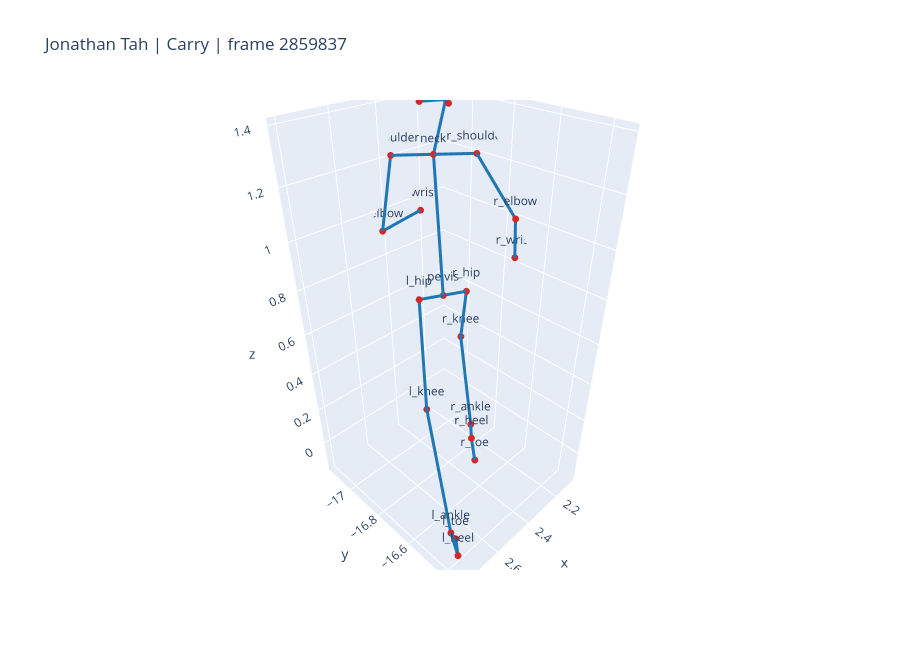
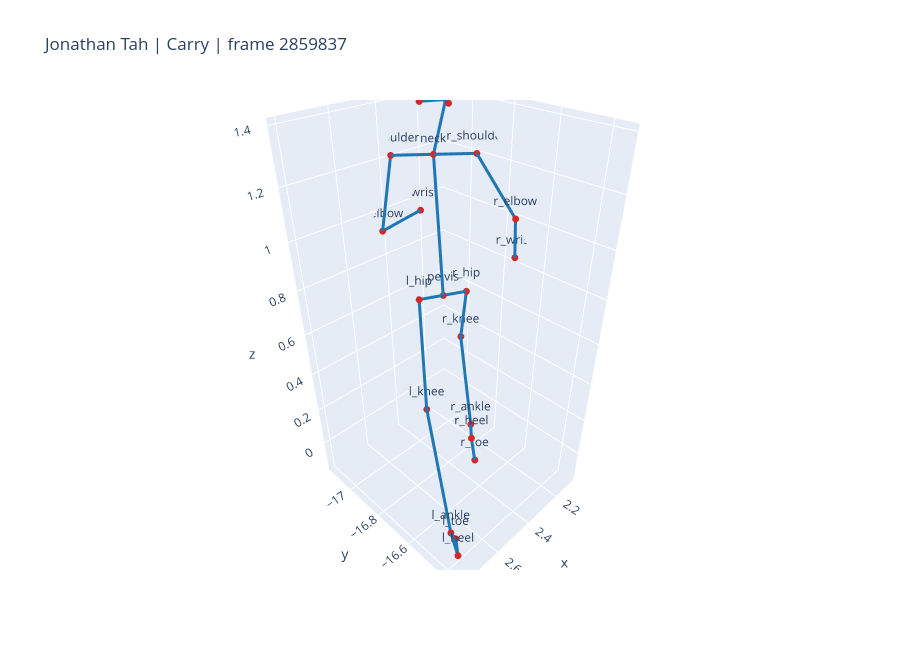

These figures' notebook cell, in order:
### Code cell
def pose_for_scene(scene_row, frame_position: str = "middle"):
    scene = extract_scene(scene_row.to_dict() if hasattr(scene_row, "to_dict") else dict(scene_row))
    if scene is None:
        raise ValueError("No skeleton data found for this scene")
    if frame_position == "start":
        idx = 0
    elif frame_position == "end":
        idx = -1
    else:
        idx = len(scene["poses"]) // 2
    pose = fill_nan_sequence(scene["poses"])[idx]
    frame_number = int(scene["frames"][idx])
    return pose, frame_number


def plot_pose_3d(scene_row, frame_position: str = "middle"):
    pose, frame_number = pose_for_scene(scene_row, frame_position=frame_position)
    title = f"{scene_row['player_name']} | {scene_row['event_type']} | frame {frame_number}"
    if go is None:
        import matplotlib.pyplot as plt
        fig = plt.figure(figsize=(7, 7))
        ax = fig.add_subplot(111, projection="3d")
        ax.scatter(pose[:, 0], pose[:, 1], pose[:, 2])
        for a, b in BONES:
            p1, p2 = pose[a - 1], pose[b - 1]
            ax.plot([p1[0], p2[0]], [p1[1], p2[1]], [p1[2], p2[2]], color="black")
        ax.set_title(title)
        return fig

    traces = []
    for a, b in BONES:
        p1, p2 = pose[a - 1], pose[b - 1]
        traces.append(go.Scatter3d(
            x=[p1[0], p2[0]], y=[p1[1], p2[1]], z=[p1[2], p2[2]],
            mode="lines", line={"width": 6, "color": "#1f77b4"}, showlegend=False,
        ))
    traces.append(go.Scatter3d(
        x=pose[:, 0], y=pose[:, 1], z=pose[:, 2],
        mode="markers+text",
        marker={"size": 4, "color": "#d62728"},
        text=[PART_NAMES[i] for i in range(1, 22)],
        textposition="top center",
        showlegend=False,
    ))
    fig = go.Figure(data=traces)
    fig.update_layout(
        title=title,
        scene={"aspectmode": "data", "xaxis_title": "x", "yaxis_title": "y", "zaxis_title": "z"},
        height=650,
    )
    fig.show()
    return fig


best_scene = ranked_scenes.iloc[0]
plot_pose_3d(best_scene)

### Figure 1 — Plotly figure (JSON) as saved in the notebook; plotly's stock layout.template omitted (floating-point values rounded to 4 significant figures)
{"data": [{"line": {"color": "#1f77b4", "width": 6}, "mode": "lines", "showlegend": false, "type": "scatter3d", "x": [2.405, 2.257], "y": [-16.82, -17.02], "z": [0.7476, 1.215]}, {"line": {"color": "#1f77b4", "width": 6}, "mode": "lines", "showlegend": false, "type": "scatter3d", "x": [2.257, 2.091], "y": [-17.02, -17.12], "z": [1.215, 1.366]}, {"line": {"color": "#1f77b4", "width": 6}, "mode": "lines", "showlegend": false, "type": "scatter3d", "x": [2.091, 2.213], "y": [-17.12, -17.14], "z": [1.366, 1.376]}, {"line": {"color": "#1f77b4", "width": 6}, "mode": "lines", "showlegend": false, "type": "scatter3d", "x": [2.091, 2.155], "y": [-17.12, -17.04], "z": [1.366, 1.376]}, {"line": {"color": "#1f77b4", "width": 6}, "mode": "lines", "showlegend": false, "type": "scatter3d", "x": [2.257, 2.367], "y": [-17.02, -17.14], "z": [1.215, 1.209]}, {"line": {"color": "#1f77b4", "width": 6}, "mode": "lines", "showlegend": false, "type": "scatter3d", "x": [2.367, 2.445], "y": [-17.14, -17.12], "z": [1.209, 0.9326]}, {"line": {"color": "#1f77b4", "width": 6}, "mode": "lines", "showlegend": false, "type": "scatter3d", "x": [2.445, 2.244], "y": [-17.12, -17.12], "z": [0.9326, 0.9604]}, {"line": {"color": "#1f77b4", "width": 6}, "mode": "lines", "showlegend": false, "type": "scatter3d", "x": [2.257, 2.144], "y": [-17.02, -16.9], "z": [1.215, 1.219]}, {"line": {"color": "#1f77b4", "width": 6}, "mode": "lines", "showlegend": false, "type": "scatter3d", "x": [2.144, 2.178], "y": [-16.9, -16.67], "z": [1.219, 1.039]}, {"line": {"color": "#1f77b4", "width": 6}, "mode": "lines", "showlegend": false, "type": "scatter3d", "x": [2.178, 2.123], "y": [-16.67, -16.71], "z": [1.039, 0.8491]}, {"line": {"color": "#1f77b4", "width": 6}, "mode": "lines", "showlegend": false, "type": "scatter3d", "x": [2.405, 2.491], "y": [-16.82, -16.87], "z": [0.7476, 0.7471]}, {"line": {"color": "#1f77b4", "width": 6}, "mode": "lines", "showlegend": false, "type": "scatter3d", "x": [2.491, 2.591], "y": [-16.87, -16.73], "z": [0.7471, 0.3345]}, {"line": {"color": "#1f77b4", "width": 6}, "mode": "lines", "showlegend": false, "type": "scatter3d", "x": [2.591, 2.771], "y": [-16.73, -16.41], "z": [0.3345, 0.0235]}, {"line": {"color": "#1f77b4", "width": 6}, "mode": "lines", "showlegend": false, "type": "scatter3d", "x": [2.771, 2.808], "y": [-16.41, -16.34], "z": [0.0235, -0.0052]}, {"line": {"color": "#1f77b4", "width": 6}, "mode": "lines", "showlegend": false, "type": "scatter3d", "x": [2.808, 2.699], "y": [-16.34, -16.46], "z": [-0.0052, -0.1302]}, {"line": {"color": "#1f77b4", "width": 6}, "mode": "lines", "showlegend": false, "type": "scatter3d", "x": [2.405, 2.32], "y": [-16.82, -16.78], "z": [0.7476, 0.748]}, {"line": {"color": "#1f77b4", "width": 6}, "mode": "lines", "showlegend": false, "type": "scatter3d", "x": [2.32, 2.202], "y": [-16.78, -16.92], "z": [0.748, 0.4014]}, {"line": {"color": "#1f77b4", "width": 6}, "mode": "lines", "showlegend": false, "type": "scatter3d", "x": [2.202, 2.427], "y": [-16.92, -16.64], "z": [0.4014, 0.201]}, {"line": {"color": "#1f77b4", "width": 6}, "mode": "lines", "showlegend": false, "type": "scatter3d", "x": [2.427, 2.481], "y": [-16.64, -16.58], "z": [0.201, 0.1979]}, {"line": {"color": "#1f77b4", "width": 6}, "mode": "lines", "showlegend": false, "type": "scatter3d", "x": [2.481, 2.421], "y": [-16.58, -16.61], "z": [0.1979, -0.0015]}, {"line": {"color": "#1f77b4", "width": 6}, "mode": "lines", "showlegend": false, "type": "scatter3d", "x": [2.491, 2.32], "y": [-16.87, -16.78], "z": [0.7471, 0.748]}, {"line": {"color": "#1f77b4", "width": 6}, "mode": "lines", "showlegend": false, "type": "scatter3d", "x": [2.367, 2.144], "y": [-17.14, -16.9], "z": [1.209, 1.219]}, {"marker": {"color": "#d62728", "size": 4}, "mode": "markers+text", "showlegend": false, "text": ["l_ear", "nose", "r_ear", "l_shoulder", "neck", "r_shoulder", "l_elbow", "r_elbow", "l_wrist", "r_wrist", "l_hip", "pelvis", "r_hip", "l_knee", "r_knee", "l_ankle", "r_ankle", "l_heel", "l_toe", "r_heel", "r_toe"], "textposition": "top center", "type": "scatter3d", "x": [2.213, 2.091, 2.155, 2.367, 2.257, 2.144, 2.445, 2.178, 2.244, 2.123, 2.491, 2.405, 2.32, 2.591, 2.202, 2.771, 2.427, 2.808, 2.699, 2.481, 2.421], "y": [-17.14, -17.12, -17.04, -17.14, -17.02, -16.9, -17.12, -16.67, -17.12, -16.71, -16.87, -16.82, -16.78, -16.73, -16.92, -16.41, -16.64, -16.34, -16.46, -16.58, -16.61], "z": [1.376, 1.366, 1.376, 1.209, 1.215, 1.219, 0.9326, 1.039, 0.9604, 0.8491, 0.7471, 0.7476, 0.748, 0.3345, 0.4014, 0.0235, 0.201, -0.0052, -0.1302, 0.1979, -0.0015]}], "layout": {"height": 650, "scene": {"aspectmode": "data", "xaxis": {"title": {"text": "x"}}, "yaxis": {"title": {"text": "y"}}, "zaxis": {"title": {"text": "z"}}}, "title": {"text": "Jonathan Tah | Carry | frame 2859837"}}}

### Figure 2 — Plotly figure (JSON) as saved in the notebook; plotly's stock layout.template omitted (floating-point values rounded to 4 significant figures)
{"data": [{"line": {"color": "#1f77b4", "width": 6}, "mode": "lines", "showlegend": false, "type": "scatter3d", "x": [2.405, 2.257], "y": [-16.82, -17.02], "z": [0.7476, 1.215]}, {"line": {"color": "#1f77b4", "width": 6}, "mode": "lines", "showlegend": false, "type": "scatter3d", "x": [2.257, 2.091], "y": [-17.02, -17.12], "z": [1.215, 1.366]}, {"line": {"color": "#1f77b4", "width": 6}, "mode": "lines", "showlegend": false, "type": "scatter3d", "x": [2.091, 2.213], "y": [-17.12, -17.14], "z": [1.366, 1.376]}, {"line": {"color": "#1f77b4", "width": 6}, "mode": "lines", "showlegend": false, "type": "scatter3d", "x": [2.091, 2.155], "y": [-17.12, -17.04], "z": [1.366, 1.376]}, {"line": {"color": "#1f77b4", "width": 6}, "mode": "lines", "showlegend": false, "type": "scatter3d", "x": [2.257, 2.367], "y": [-17.02, -17.14], "z": [1.215, 1.209]}, {"line": {"color": "#1f77b4", "width": 6}, "mode": "lines", "showlegend": false, "type": "scatter3d", "x": [2.367, 2.445], "y": [-17.14, -17.12], "z": [1.209, 0.9326]}, {"line": {"color": "#1f77b4", "width": 6}, "mode": "lines", "showlegend": false, "type": "scatter3d", "x": [2.445, 2.244], "y": [-17.12, -17.12], "z": [0.9326, 0.9604]}, {"line": {"color": "#1f77b4", "width": 6}, "mode": "lines", "showlegend": false, "type": "scatter3d", "x": [2.257, 2.144], "y": [-17.02, -16.9], "z": [1.215, 1.219]}, {"line": {"color": "#1f77b4", "width": 6}, "mode": "lines", "showlegend": false, "type": "scatter3d", "x": [2.144, 2.178], "y": [-16.9, -16.67], "z": [1.219, 1.039]}, {"line": {"color": "#1f77b4", "width": 6}, "mode": "lines", "showlegend": false, "type": "scatter3d", "x": [2.178, 2.123], "y": [-16.67, -16.71], "z": [1.039, 0.8491]}, {"line": {"color": "#1f77b4", "width": 6}, "mode": "lines", "showlegend": false, "type": "scatter3d", "x": [2.405, 2.491], "y": [-16.82, -16.87], "z": [0.7476, 0.7471]}, {"line": {"color": "#1f77b4", "width": 6}, "mode": "lines", "showlegend": false, "type": "scatter3d", "x": [2.491, 2.591], "y": [-16.87, -16.73], "z": [0.7471, 0.3345]}, {"line": {"color": "#1f77b4", "width": 6}, "mode": "lines", "showlegend": false, "type": "scatter3d", "x": [2.591, 2.771], "y": [-16.73, -16.41], "z": [0.3345, 0.0235]}, {"line": {"color": "#1f77b4", "width": 6}, "mode": "lines", "showlegend": false, "type": "scatter3d", "x": [2.771, 2.808], "y": [-16.41, -16.34], "z": [0.0235, -0.0052]}, {"line": {"color": "#1f77b4", "width": 6}, "mode": "lines", "showlegend": false, "type": "scatter3d", "x": [2.808, 2.699], "y": [-16.34, -16.46], "z": [-0.0052, -0.1302]}, {"line": {"color": "#1f77b4", "width": 6}, "mode": "lines", "showlegend": false, "type": "scatter3d", "x": [2.405, 2.32], "y": [-16.82, -16.78], "z": [0.7476, 0.748]}, {"line": {"color": "#1f77b4", "width": 6}, "mode": "lines", "showlegend": false, "type": "scatter3d", "x": [2.32, 2.202], "y": [-16.78, -16.92], "z": [0.748, 0.4014]}, {"line": {"color": "#1f77b4", "width": 6}, "mode": "lines", "showlegend": false, "type": "scatter3d", "x": [2.202, 2.427], "y": [-16.92, -16.64], "z": [0.4014, 0.201]}, {"line": {"color": "#1f77b4", "width": 6}, "mode": "lines", "showlegend": false, "type": "scatter3d", "x": [2.427, 2.481], "y": [-16.64, -16.58], "z": [0.201, 0.1979]}, {"line": {"color": "#1f77b4", "width": 6}, "mode": "lines", "showlegend": false, "type": "scatter3d", "x": [2.481, 2.421], "y": [-16.58, -16.61], "z": [0.1979, -0.0015]}, {"line": {"color": "#1f77b4", "width": 6}, "mode": "lines", "showlegend": false, "type": "scatter3d", "x": [2.491, 2.32], "y": [-16.87, -16.78], "z": [0.7471, 0.748]}, {"line": {"color": "#1f77b4", "width": 6}, "mode": "lines", "showlegend": false, "type": "scatter3d", "x": [2.367, 2.144], "y": [-17.14, -16.9], "z": [1.209, 1.219]}, {"marker": {"color": "#d62728", "size": 4}, "mode": "markers+text", "showlegend": false, "text": ["l_ear", "nose", "r_ear", "l_shoulder", "neck", "r_shoulder", "l_elbow", "r_elbow", "l_wrist", "r_wrist", "l_hip", "pelvis", "r_hip", "l_knee", "r_knee", "l_ankle", "r_ankle", "l_heel", "l_toe", "r_heel", "r_toe"], "textposition": "top center", "type": "scatter3d", "x": [2.213, 2.091, 2.155, 2.367, 2.257, 2.144, 2.445, 2.178, 2.244, 2.123, 2.491, 2.405, 2.32, 2.591, 2.202, 2.771, 2.427, 2.808, 2.699, 2.481, 2.421], "y": [-17.14, -17.12, -17.04, -17.14, -17.02, -16.9, -17.12, -16.67, -17.12, -16.71, -16.87, -16.82, -16.78, -16.73, -16.92, -16.41, -16.64, -16.34, -16.46, -16.58, -16.61], "z": [1.376, 1.366, 1.376, 1.209, 1.215, 1.219, 0.9326, 1.039, 0.9604, 0.8491, 0.7471, 0.7476, 0.748, 0.3345, 0.4014, 0.0235, 0.201, -0.0052, -0.1302, 0.1979, -0.0015]}], "layout": {"height": 650, "scene": {"aspectmode": "data", "xaxis": {"title": {"text": "x"}}, "yaxis": {"title": {"text": "y"}}, "zaxis": {"title": {"text": "z"}}}, "title": {"text": "Jonathan Tah | Carry | frame 2859837"}}}
